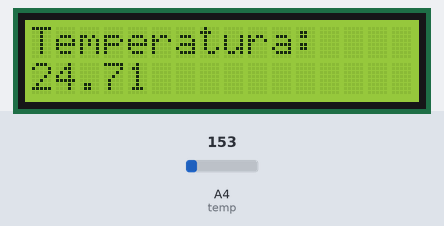
Recording of a sketch running on a simulated Arduino Uno, built with avr-gcc and run on an emulated ATmega328P. Parts: 16×2 character LCD. The test bench sets the inputs (shaded band); at power-on: A4 (temp) = 153. What the sketch prints to the serial monitor is not drawn.

Above: at 1.2 s.
1.3 s: A4 (temp) set to 165
At 2.5 s:
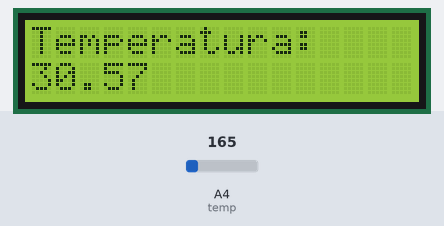
2.8 s: A4 (temp) set to 175
At 3.6 s:
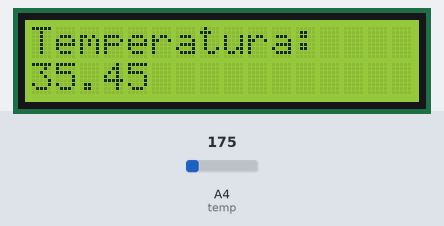
4.3 s: A4 (temp) set to 191
At 4.7 s:
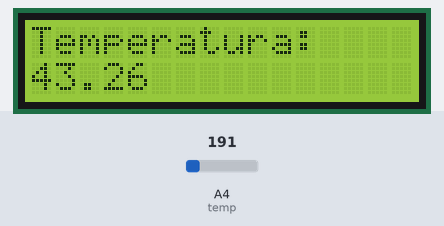
Timing chart, 0 to 7.3 s (numbered marks = the images above; inputs shaded):
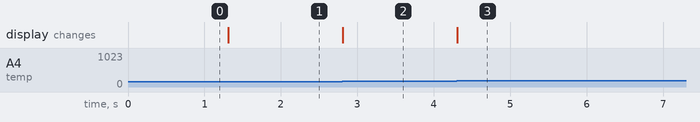

Measured:
- after the input at 1.3 s, the display: changes at once (image 1)
- after the input at 2.8 s, the display: changes at once (image 2)
- after the input at 4.3 s, the display: changes at once (image 3)

The sketch:

term_metro_com_lcd1.ino
```cpp
#include <LiquidCrystal.h>

LiquidCrystal lcd(12,11,5,4,3,2);
const int temp = A4;
float temperatura;
float celsius;
float conversor;

void setup(){
 Serial.begin(9600);
 lcd.begin(16,2);
 lcd.print("Temperatura!");
}
void loop(){
 temperatura = analogRead(temp);
 conversor = temperatura*5;
 conversor = conversor/1024;
 celsius = (conversor - 0.5)*100;
 Serial.println(celsius);
 lcd.setCursor(0,0);
 lcd.print("Temperatura:");
 lcd.setCursor(0,1);
 lcd.print(celsius);


}
```
